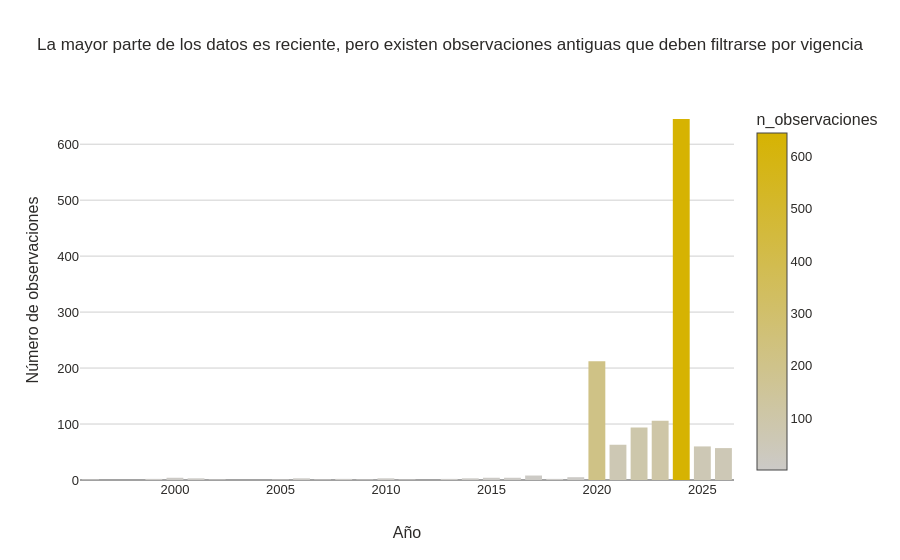

Write notebook code for a chart like this one.
### Code cell
fig = px.bar(
    year_distribution,
    x="year",
    y="n_observaciones",
    title="La mayor parte de los datos es reciente, pero existen observaciones antiguas que deben filtrarse por vigencia",
    color="n_observaciones",
    color_continuous_scale=[[0, CIBEST["gray_light"]], [1, CIBEST["gold"]]],
)
fig.update_layout(xaxis_title="Año", yaxis_title="Número de observaciones")
fig.show()

### Figure 1 — Plotly figure (JSON) as saved in the notebook; plotly's stock layout.template omitted (floating-point values rounded to 4 significant figures)
{"data": [{"hovertemplate": "year=%{x}<br>n_observaciones=%{marker.color}<extra></extra>", "legendgroup": "", "marker": {"color": [1, 2, 4, 3, 1, 1, 3, 1, 2, 1, 3, 1, 2, 3, 4, 4, 8, 2, 5, 212, 63, 94, 106, 645, 60, 57], "coloraxis": "coloraxis", "pattern": {"shape": ""}}, "name": "", "orientation": "v", "showlegend": false, "textposition": "auto", "type": "bar", "x": [1996, 1999, 2000, 2001, 2002, 2005, 2006, 2007, 2008, 2009, 2010, 2011, 2013, 2014, 2015, 2016, 2017, 2018, 2019, 2020, 2021, 2022, 2023, 2024, 2025, 2026], "xaxis": "x", "y": [1, 2, 4, 3, 1, 1, 3, 1, 2, 1, 3, 1, 2, 3, 4, 4, 8, 2, 5, 212, 63, 94, 106, 645, 60, 57], "yaxis": "y"}], "layout": {"barmode": "relative", "coloraxis": {"colorbar": {"title": {"text": "n_observaciones"}}, "colorscale": [[0, "#CCCAC7"], [1, "#D6B302"]]}, "legend": {"tracegroupgap": 0}, "title": {"text": "La mayor parte de los datos es reciente, pero existen observaciones antiguas que deben filtrarse por vigencia"}, "xaxis": {"anchor": "y", "domain": [0, 1], "title": {"text": "Año"}}, "yaxis": {"anchor": "x", "domain": [0, 1], "title": {"text": "Número de observaciones"}}}}
